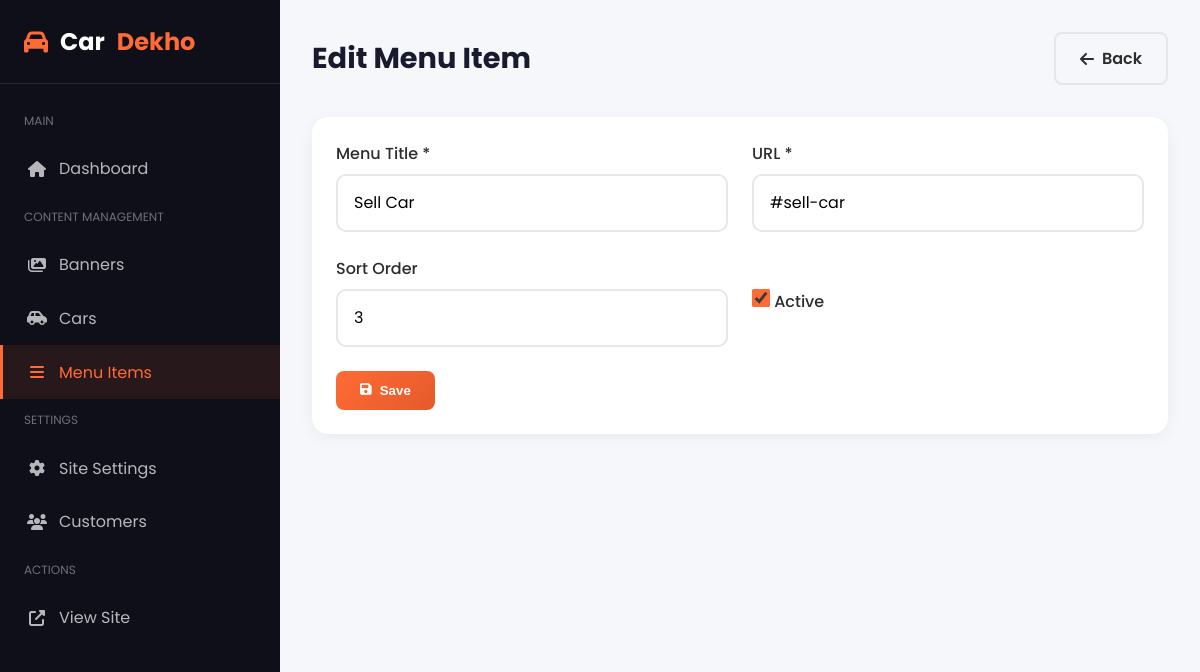
Screenshot of /menu.php?action=edit&id=3 with the database file from the repository.
### tables this page shows
CREATE TABLE IF NOT EXISTS menu_items (
    id INT AUTO_INCREMENT PRIMARY KEY,
    title VARCHAR(100) NOT NULL,
    url VARCHAR(255) NOT NULL,
    sort_order INT DEFAULT 0,
    is_active TINYINT(1) DEFAULT 1,
    created_at TIMESTAMP DEFAULT CURRENT_TIMESTAMP,
    updated_at TIMESTAMP DEFAULT CURRENT_TIMESTAMP ON UPDATE CURRENT_TIMESTAMP
);

### menu.php (the view, shortened to what this page needs)
<?php
$db = getDB();
$action = $_GET['action'] ?? 'list';
$id = $_GET['id'] ?? null;
$message = '';
$messageType = '';
$editItem = null;
if ($action === 'edit' && $id) {
    $stmt = $db->prepare("SELECT * FROM menu_items WHERE id = ?");
    $stmt->execute([$id]);
    $editItem = $stmt->fetch();
}
$menuItems = $db->query("SELECT * FROM menu_items ORDER BY sort_order ASC")->fetchAll();
?>
<!DOCTYPE html>
<html lang="en">
<head>
    <link rel="stylesheet" href="https://cdnjs.cloudflare.com/ajax/libs/font-awesome/6.4.0/css/all.min.css">
</head>
<body>
    <aside class="sidebar">
        <div class="sidebar-header"><div class="sidebar-logo"><i class="fas fa-car"></i> Car<span>Dekho</span></div></div>
        <nav class="sidebar-menu">
            <div class="menu-label">Main</div>
            <a href="index.php" class="menu-item"><i class="fas fa-home"></i> Dashboard</a>
            <div class="menu-label">Content Management</div>
            <a href="banners.php" class="menu-item"><i class="fas fa-images"></i> Banners</a>
            <a href="cars.php" class="menu-item"><i class="fas fa-car-side"></i> Cars</a>
            <a href="menu.php" class="menu-item active"><i class="fas fa-bars"></i> Menu Items</a>
            <div class="menu-label">Settings</div>
            <a href="settings.php" class="menu-item"><i class="fas fa-cog"></i> Site Settings</a>
            <a href="customers.php" class="menu-item"><i class="fas fa-users"></i> Customers</a>
            <div class="menu-label">Actions</div>
            <a href="../index.php" class="menu-item" target="_blank"><i class="fas fa-external-link-alt"></i> View Site</a>
        </nav>
    </aside>
    <main class="main-content">
        <?php if ($action === 'list'): ?>
        <div class="topbar">
            <h1 class="page-title">Menu Items</h1>
            <a href="?action=add" class="btn btn-primary"><i class="fas fa-plus"></i> Add Menu Item</a>
        </div>
        <?php if ($message): ?><div class="alert alert-<?= $messageType ?>"><i class="fas fa-check-circle"></i> <?= $message ?></div><?php endif; ?>
        <div class="card">
            <div class="card-body" style="padding:0;">
                <table class="table">
                    <thead><tr><th>Title</th><th>URL</th><th>Order</th><th>Status</th><th>Actions</th></tr></thead>
                    <tbody>
                        <?php foreach ($menuItems as $item): ?>
                        <tr>
                            <td><strong><?= $item['title'] ?></strong></td>
                            <td><code><?= $item['url'] ?></code></td>
                            <td><?= $item['sort_order'] ?></td>
                            <td><span class="badge <?= $item['is_active'] ? 'badge-success' : 'badge-danger' ?>"><?= $item['is_active'] ? 'Active' : 'Inactive' ?></span></td>
                            <td>
                                <a href="?action=edit&id=<?= $item['id'] ?>" class="action-btn edit"><i class="fas fa-edit"></i></a>
                                <a href="?action=delete&id=<?= $item['id'] ?>" class="action-btn delete" onclick="return confirm('Delete?')"><i class="fas fa-trash"></i></a>
                            </td>
                        </tr>
                        <?php endforeach; ?>
                    </tbody>
                </table>
            </div>
        </div>
        <?php else: ?>
        <div class="topbar">
            <h1 class="page-title"><?= $editItem ? 'Edit' : 'Add' ?> Menu Item</h1>
            <a href="menu.php" class="btn btn-outline"><i class="fas fa-arrow-left"></i> Back</a>
        </div>
        <div class="card"><div class="card-body">
            <form method="POST">
                <div class="form-row">
                    <div class="form-group">
                        <label>Menu Title *</label>
                        <input type="text" name="title" class="form-control" required value="<?= $editItem['title'] ?? '' ?>" placeholder="e.g., New Cars">
                    </div>
                    <div class="form-group">
                        <label>URL *</label>
                        <input type="text" name="url" class="form-control" required value="<?= $editItem['url'] ?? '' ?>" placeholder="e.g., #new-cars or /page">
                    </div>
                </div>
                <div class="form-row">
                    <div class="form-group">
                        <label>Sort Order</label>
                        <input type="number" name="sort_order" class="form-control" value="<?= $editItem['sort_order'] ?? 0 ?>" min="0">
                    </div>
                    <div class="form-group">
                        <label>&nbsp;</label>
                        <label class="checkbox-label">
                            <input type="checkbox" name="is_active" value="1" <?= ($editItem['is_active'] ?? 1) ? 'checked' : '' ?>> Active
                        </label>
                    </div>
                </div>
                <button type="submit" class="btn btn-primary"><i class="fas fa-save"></i> Save</button>
            </form>
        </div></div>
        <?php endif; ?>
    </main>
</body>
</html>

### menu.php (style rules this page uses)
* { margin: 0; padding: 0; box-sizing: border-box; }
:root { --primary: #FF6B35; --primary-dark: #E55A2B; --secondary: #1A1A2E; --sidebar-bg: #0F0F1A; --card-bg: #FFFFFF; --text-dark: #2D2D2D; --text-light: #6B7280; --bg-light: #F5F7FA; --border: #E5E7EB; --success: #10B981; --danger: #EF4444; --info: #3B82F6; }
body { font-family: 'Poppins', sans-serif; background: var(--bg-light); color: var(--text-dark); display: flex; min-height: 100vh; }
.sidebar { width: 280px; background: var(--sidebar-bg); color: #fff; position: fixed; height: 100vh; }
.sidebar-header { padding: 1.5rem; border-bottom: 1px solid rgba(255,255,255,0.1); }
.sidebar-logo { display: flex; align-items: center; gap: 0.75rem; font-size: 1.5rem; font-weight: 700; }
.sidebar-logo i, .sidebar-logo span { color: var(--primary); }
.sidebar-menu { padding: 1rem 0; }
.menu-label { padding: 0.75rem 1.5rem; font-size: 0.75rem; text-transform: uppercase; color: rgba(255,255,255,0.4); }
.menu-item { display: flex; align-items: center; gap: 0.75rem; padding: 0.9rem 1.5rem; color: rgba(255,255,255,0.7); text-decoration: none; border-left: 3px solid transparent; }
.menu-item:hover, .menu-item.active { background: rgba(255,107,53,0.1); color: var(--primary); border-left-color: var(--primary); }
.menu-item i { width: 20px; text-align: center; }
.main-content { flex: 1; margin-left: 280px; padding: 2rem; }
.topbar { display: flex; justify-content: space-between; align-items: center; margin-bottom: 2rem; flex-wrap: wrap; gap: 1rem; }
.page-title { font-size: 1.8rem; font-weight: 700; color: var(--secondary); }
.btn { padding: 0.75rem 1.5rem; border-radius: 8px; font-weight: 600; cursor: pointer; border: none; display: inline-flex; align-items: center; gap: 0.5rem; text-decoration: none; }
.btn-primary { background: linear-gradient(135deg, var(--primary), var(--primary-dark)); color: #fff; }
.btn-outline { background: transparent; border: 2px solid var(--border); color: var(--text-dark); }
.card { background: var(--card-bg); border-radius: 16px; box-shadow: 0 4px 15px rgba(0,0,0,0.05); }
.card-body { padding: 1.5rem; }
.form-group { margin-bottom: 1.5rem; }
.form-group label { display: block; margin-bottom: 0.5rem; font-weight: 500; }
.form-control { width: 100%; padding: 0.9rem 1rem; border: 2px solid var(--border); border-radius: 10px; font-size: 1rem; font-family: inherit; }
.form-row { display: grid; grid-template-columns: repeat(2, 1fr); gap: 1.5rem; }
.checkbox-label { display: flex; align-items: center; gap: 0.5rem; cursor: pointer; }
.checkbox-label input { width: 18px; height: 18px; accent-color: var(--primary); }

### rows the page displays
menu_items: title "Sell Car", url "#sell-car", sort_order "3", is_active "☑"
